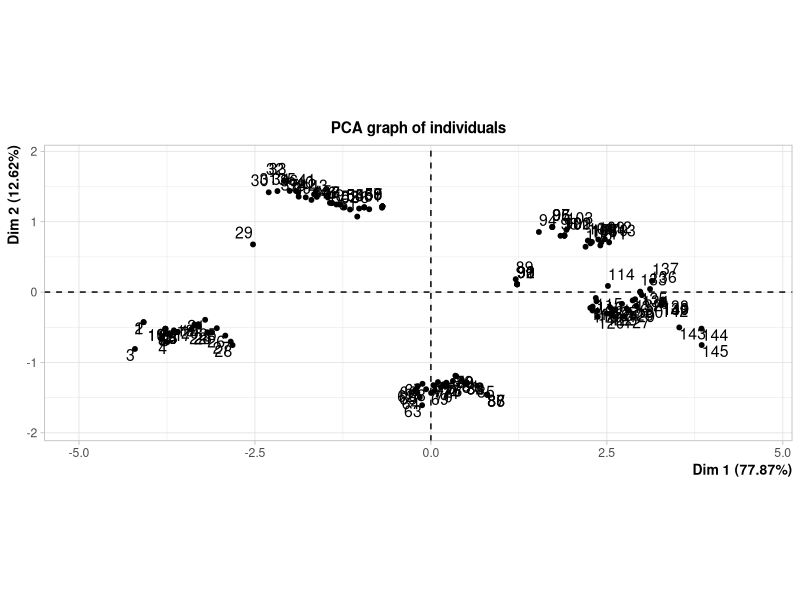
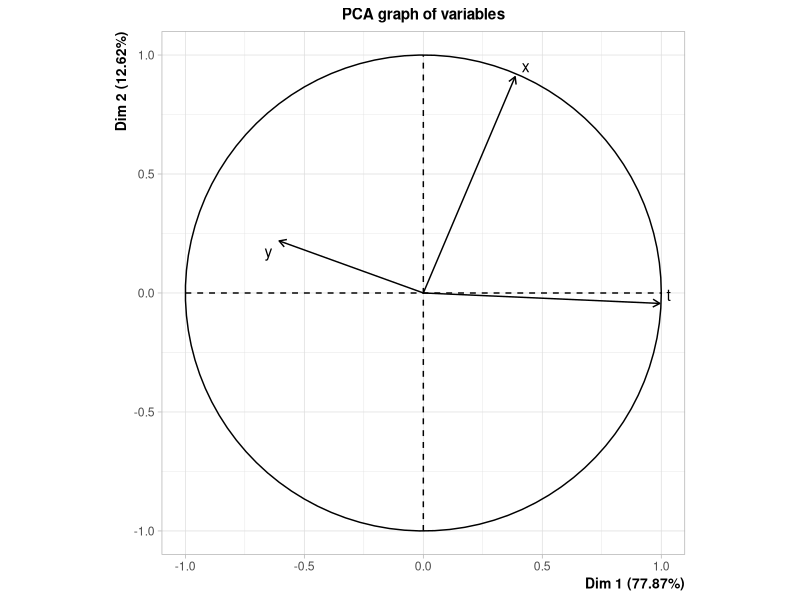
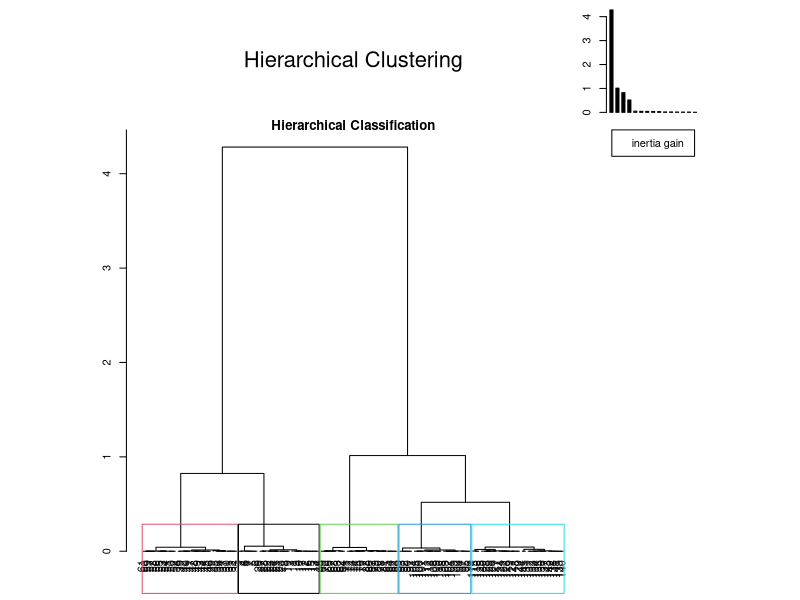
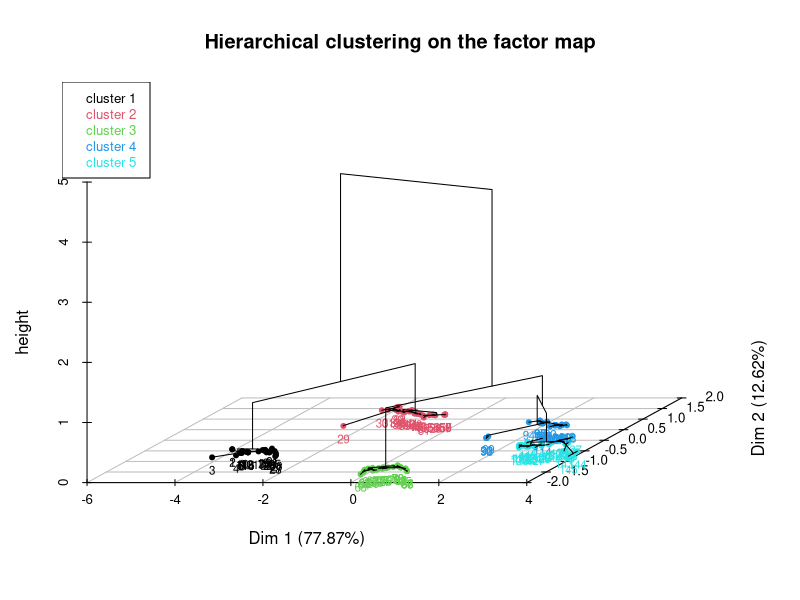
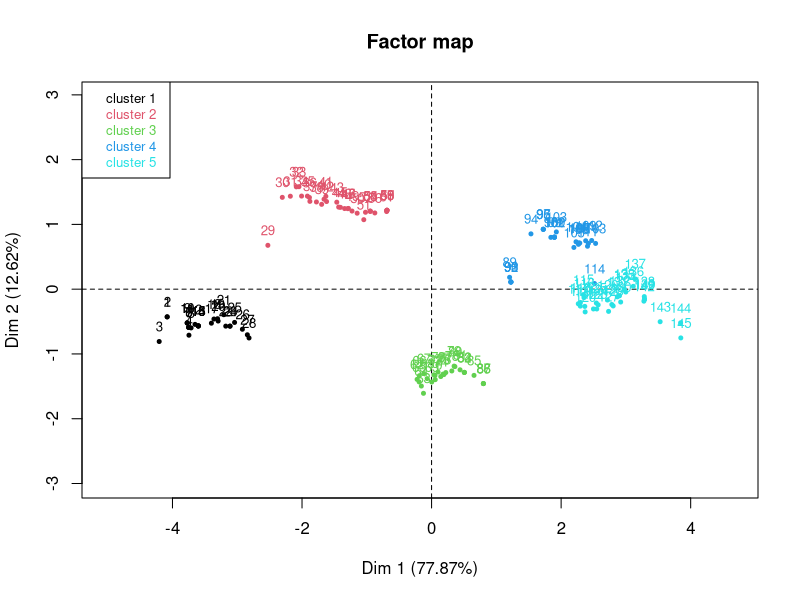
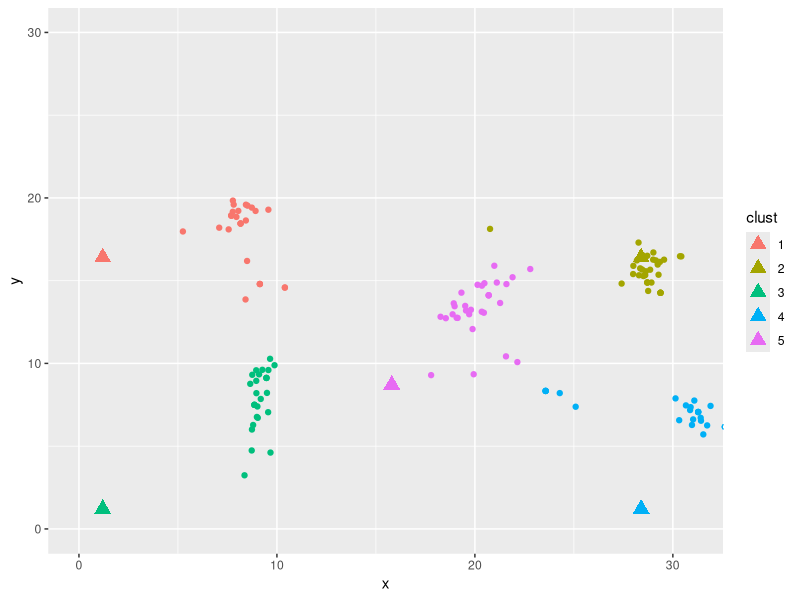
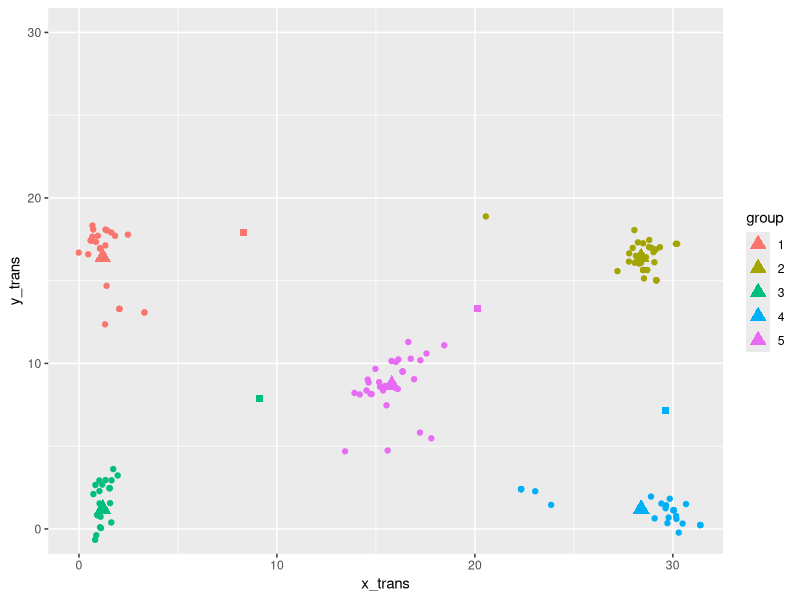
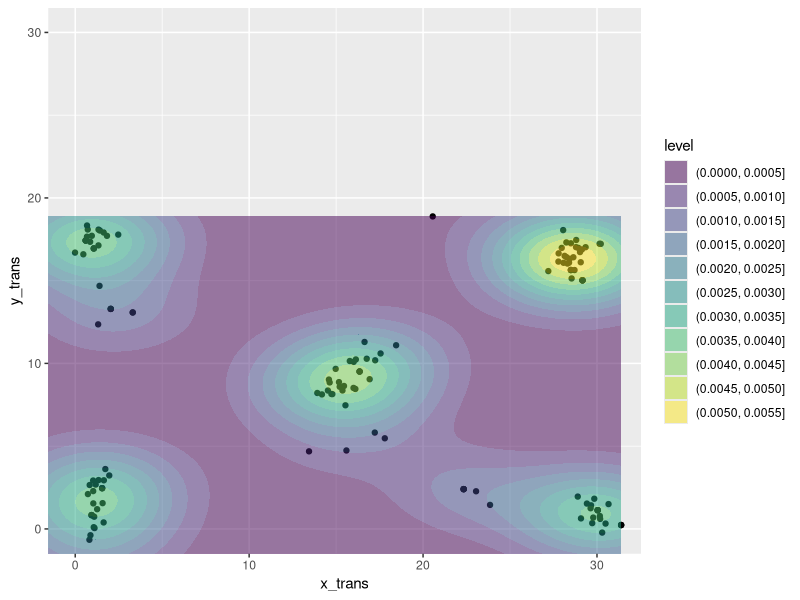

The R source for these figures, in order:

##############################
##### NEW DATA : HEAT MAPS  ##
##############################
library(FactoMineR)
library(tidyverse)
library(ggplot2)

## generer des heat maps : new data 
data = read.table("data/record_correctionAndStimuli.txt")
head(data)

x =  data$V1 * 31
y = (1 - data$V2) * 17.4

df = data.frame(cbind(x,y, t = data$V3))
df$t =( df$t - df$t[1])/1000


xvec <- c(1.2, 28.4, 1.2, 28.4, 15.8 )

yvec <- c(16.4, 16.4, 1.2, 1.2, 8.7)

df_bon <- data.frame(x=xvec,y=yvec)
df_bon$name = rownames((df_bon))
head(df_bon)

# on selectionne les 1é premiere seconde pour la correction versus après pour le stimuli.
df_correction = df[df$t < 12,]
df_stimuli = df[df$t >= 12,]

# classif sur les point de correction 
acp = FactoMineR::PCA(df_correction, col.w = c(1,1,5))
res.hcpc = HCPC(acp, nb.clust = 5,  consol = TRUE)
df_correction = res.hcpc$data.clust
head(df_correction)
df_correction$clust

### si on veut réordonner une variable catégorielle en fonction d'une variable continue
###fct_reorder(df$color, df$a, min)


df_joint = full_join(df_correction, df_bon, by=c("clust"="name"))
colnames(df_joint) = c("x_eye", "y_eye", "t", "group", "x_paper", "y_paper")


# plot des points réels et des regards
ggplot() + 
  geom_point(data = df_correction, aes(x,y, color = clust)) + 
  coord_cartesian(xlim = c(0,31), ylim = c(0,30)) +
  geom_point(data = df_bon, aes(x,y, color = name), shape = 17, cex = 4)


# calculs barycentre  
barycentre_coord = df_joint %>% group_by(group) %>% 
  summarise(mean_x = mean(x_eye), 
            mean_y = mean(y_eye))

# on créé un data frame avec les nouvelles coordonnées des points du regards, translaté
# par le vecteur point papier -> barycentre
translation_mat = full_join(df_joint , barycentre_coord,by=c("group"="group"))
translation_mat$x_diff = translation_mat$x_paper - translation_mat$mean_x
translation_mat$y_diff = translation_mat$y_paper - translation_mat$mean_y

translation_mat$x_trans = translation_mat$x_eye + translation_mat$x_diff
translation_mat$y_trans = translation_mat$y_eye + translation_mat$y_diff


head(translation_mat)

# on plot les nouvelles coordonnées translaté 
ggplot() + 
  geom_point(data = translation_mat, aes(x_trans,y_trans, color = group)) + 
  coord_cartesian(xlim = c(0,31), ylim = c(0,30)) +
  geom_point(data = df_bon, aes(x,y, color = name), shape = 17, cex = 4) + 
  geom_point(data = barycentre_coord, aes(mean_x,mean_y, color = group), shape = 15, cex = 2) 

## geom density 2D 
ggplot(data=translation_mat,aes(x_trans,y_trans)) + 
  geom_point() + 
  geom_density_2d_filled(adjust = 2/3, alpha = 0.5)+
  coord_cartesian(xlim = c(0,31), ylim = c(0,30)) 


##### on applique la translation a notre JDD : 
head(translation_mat)
head(df_stimuli)
head(df_bon)

df_bon_pivot <- df_bon %>% 
  pivot_wider(names_from = name, 
              values_from = c(x,y))

barycentre_pivot <- barycentre_coord %>% 
  pivot_wider(names_from = group, 
              values_from = c(mean_x,mean_y))

# on duplique les lignes qu'on vient de faire 
n = dim(df_stimuli)[1]
df_bon_duplicate = df_bon_pivot[rep(seq_len(nrow(df_bon_pivot)), each = n), ]
barycentre_duplicate = barycentre_pivot[rep(seq_len(nrow(df_bon_pivot)), each = n),]

#on bind les columns des trois df créé précédement. 
df_stimuli_recardage = cbind(df_stimuli, df_bon_duplicate, barycentre_duplicate)
col = colnames(df_stimuli_recardage)

nb_clust = 5
# on créé les 5 variable distance des 5 barycentres
# code A ADAPTER SI ON A PLUS QUE 5 CLUSTER / REFLECHIR COMMENT AUTOMATISER CA ! 
for (k in 1:nb_clust){
  vec_temp = sqrt( (df_stimuli_recardage$x - df_stimuli_recardage[,(12+k)])^2 +
                    (df_stimuli_recardage$y - df_stimuli_recardage[,(17+k)])^2 )
  df_stimuli_recardage = cbind(df_stimuli_recardage, vec_temp )
}
colnames(df_stimuli_recardage) = c( col, "dist1", "dist2", "dist3", "dist4", "dist5")
df_stimuli_recardage$dist_max = apply(df_stimuli_recardage[,c( "dist1", "dist2", "dist3", 
                                                               "dist4", "dist5")], 1, FUN=max)
# on crée les 5 variable de poids (1 par cluster)
# le poid etant egual a 1- d/D 
# d la distance au barycentre, D etant la distance max a un barycentre
col = colnames(df_stimuli_recardage)
for (k in 1:nb_clust){
  vec_temp = 1 - df_stimuli_recardage[,23 + k] / df_stimuli_recardage$dist_max
  df_stimuli_recardage = cbind(df_stimuli_recardage, vec_temp )
}

colnames(df_stimuli_recardage) = c(col, "poid1", "poid2", "poid3", "poid4", "poid5")
attach(df_stimuli_recardage)

# on calcule new_x et new_y comme une translation par conbinaison lineaire
# des vecteurs barycentre -> cible
df_stimuli_recardage$new_x = df_stimuli_recardage$x + ( (x_1-mean_x_1)*poid1 + (x_2-mean_x_2)*poid2  + (x_3-mean_x_3)*poid3  + 
                              (x_4-mean_x_4)*poid4  + (x_5-mean_x_5)*poid5 )
df_stimuli_recardage$new_y = df_stimuli_recardage$y + ( (y_1-mean_y_1)*poid1 + (y_2-mean_y_2)*poid2  + (y_3-mean_y_3)*poid3  + 
                                    (y_4-mean_y_4)*poid4  + (y_5-mean_y_5)*poid5 )


head(df_stimuli_recardage)

dim(df_stimuli_recardage)
# plot des points de correction et des points stimuli
ggplot() + 
  geom_point(data = df_correction, aes(x,y, color = clust)) + 
  coord_cartesian(xlim = c(0,31), ylim = c(0,30)) +
  geom_point(data = df_bon, aes(x,y, color = name), shape = 17, cex = 4)+
  geom_point(data = df_stimuli_recardage, aes(x = x, y=y), alpha = 0.3, color = "blue")
  

mycol <- c("white", "lightblue", "blue", "navy", "yellow", "red", "red4")
  
# on plot les nouvelles coordonnées translaté 
ggplot() + 
  geom_point(data = translation_mat, aes(x_trans,y_trans, color = group)) + 
  coord_cartesian(xlim = c(-5,31), ylim = c(-10,30)) +
  geom_point(data = df_bon, aes(x,y, color = name), shape = 17, cex = 4) +
  geom_point(data = df_stimuli_recardage, aes(x = new_x, y = new_y), alpha = 0.3, color = "blue")+
  geom_vline(xintercept = 0)+
  geom_hline(yintercept = 0)+
  geom_vline(xintercept = 31)+
  geom_hline(yintercept = 17.4)+
  geom_bin2d(data =df_stimuli_recardage,aes(x = new_x, y = new_y), bins = 50, alpha = 0.6) +
  scale_fill_gradientn(colours = mycol)

# claissification pour trouver les zones d'interet : basé sur x,y et nb clust
acp_xyNew = PCA(df_stimuli_recardage[,c("new_x", "new_y")])
classif_xyNew = HCPC(acp_xyNew, nb.clust = 5)

df_classif_xyNew = classif_xyNew$data.clust

ggplot(df_classif_xyNew, aes(x = new_x, y=new_y, color = clust))+
  coord_cartesian(xlim = c(-5,31), ylim = c(-10,30)) +
  geom_vline(xintercept = 0)+
  geom_hline(yintercept = 0)+
  geom_vline(xintercept = 31)+
  geom_hline(yintercept = 17.4)+
  geom_point()

# claissification pour trouver les zones d'interet : basé sur x, y, t et nb clust
acp_xyNew = PCA(df_stimuli_recardage[,c("t","new_x", "new_y")])
classif_xyNew = HCPC(acp_xyNew, nb.clust = 5)

df_classif_xyNew = classif_xyNew$data.clust

ggplot(df_classif_xyNew, aes(x = new_x, y=new_y, color = clust))+
  coord_cartesian(xlim = c(-5,31), ylim = c(-10,30)) +
  geom_vline(xintercept = 0)+
  geom_hline(yintercept = 0)+
  geom_vline(xintercept = 31)+
  geom_hline(yintercept = 17.4)+
  geom_point()
